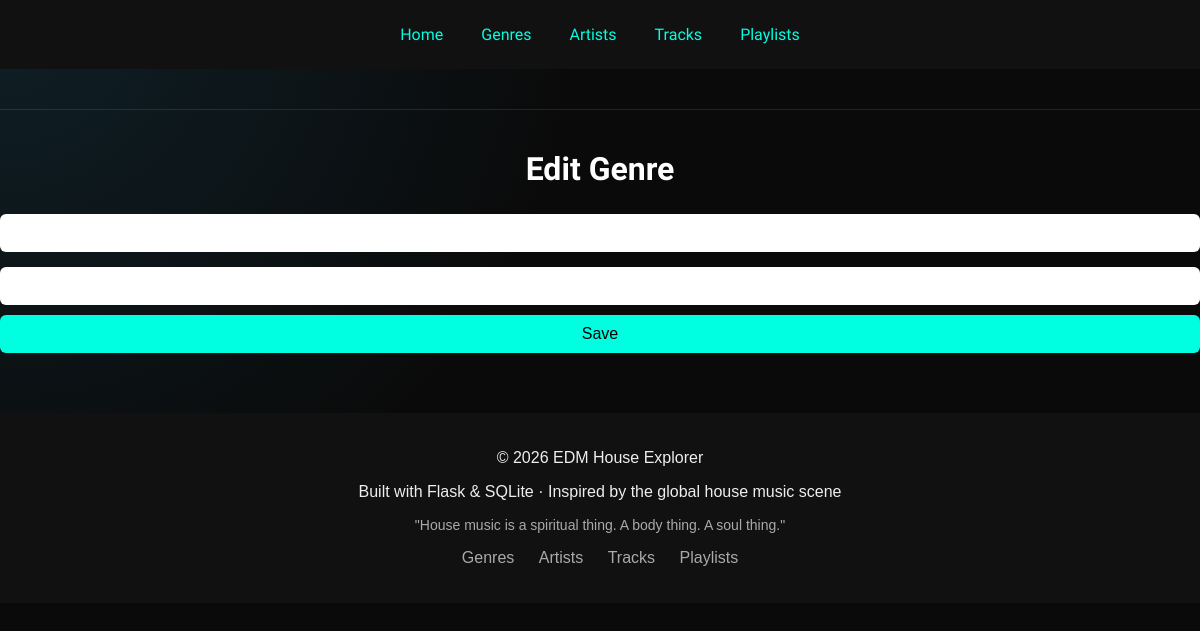
The page /edit_genre/1 on the database as committed earlier.
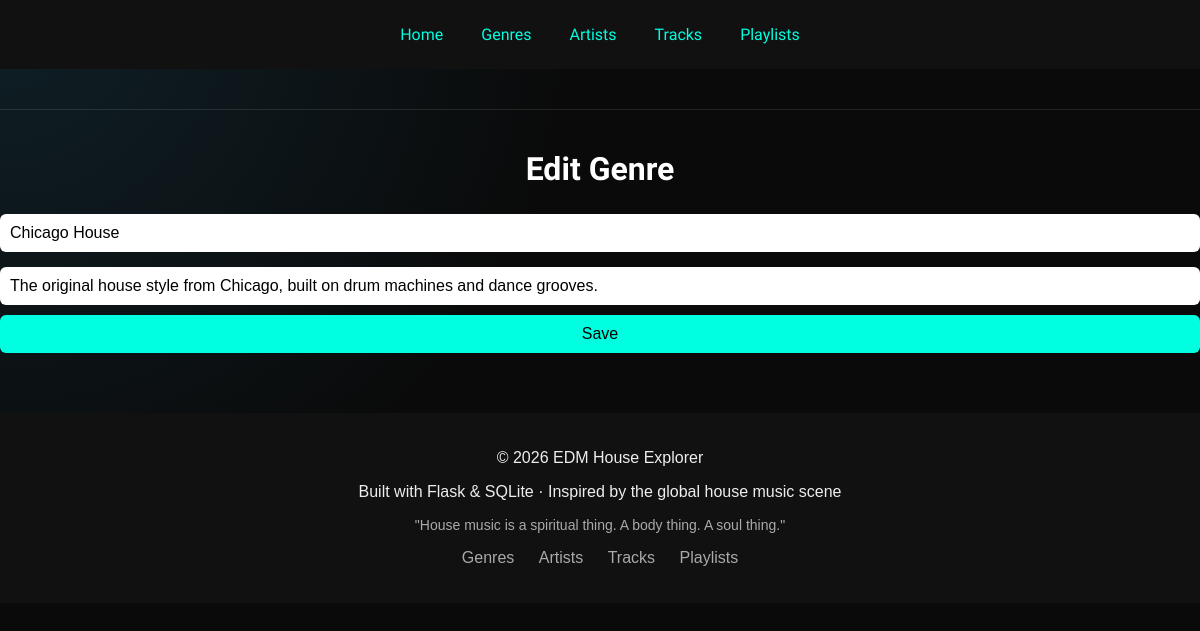
The same page on the database as committed later.
### tables this page shows
CREATE TABLE genres (
        id INTEGER PRIMARY KEY AUTOINCREMENT,
        name TEXT NOT NULL,
        description TEXT
    );

### app.py (the view, shortened to what this page needs)
@app.route("/edit_genre/<int:id>", methods=["GET", "POST"])
def edit_genre(id):
    conn = sqlite3.connect("database.db")
    cursor = conn.cursor()
    cursor.execute("SELECT * FROM genres WHERE id=?", (id,))
    genre = cursor.fetchone()
    conn.close()
    return render_template("edit_genre.html", genre=genre)

### templates/edit_genre.html
{% extends "base.html" %}
{% block content %}
<h1>Edit Genre</h1>
<form method="POST">
    <input type="text" name="name" value="{{ genre[1] }}" required>
    <input type="text" name="description" value="{{ genre[2] }}">
    <button type="submit">Save</button>
</form>
{% endblock %}

Rows that differ between the two databases and show on the page:
added genres: name "Chicago House", description "The original house style from Chicago, built on drum machines and dance grooves."
